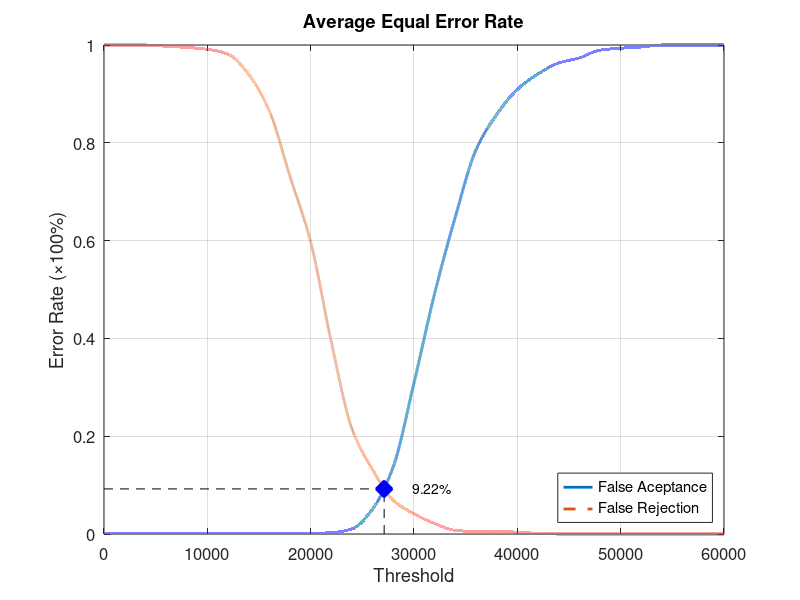
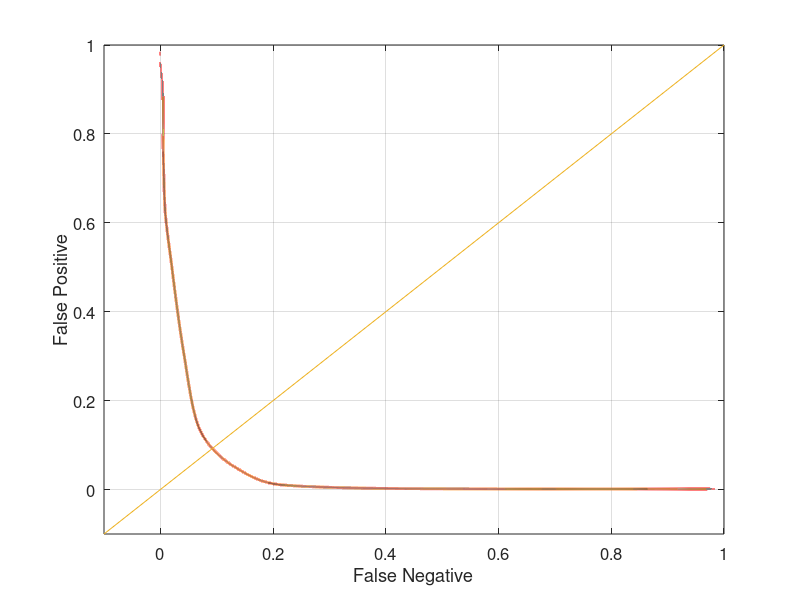

Source code (MATLAB) for these figures, in order:
function yEER = Experiment3Average
close all;
clear;
clc;
x = 0:2000:60000;
xq = 0:0.5:60000;

y0 = [0 0.00131579 0.00131579 0.00131579 0.00131579 0.00131579 0.00131579 0.00131579 0.00131579 0.00131579 0.00131579 0.00263158 0.0105263 0.0513158 0.138158 0.309211 0.492105 0.648684 0.785526 0.857895 0.909211 0.940789 0.963158 0.973684 0.989474 0.993421 0.996053 1 1 1 1];
yy0 = interp1(x, y0, xq, 'pchip');
y1 = [1 1 1 0.9975 0.995 0.99125 0.98125 0.94 0.865 0.73125 0.5975 0.3925 0.215 0.13125 0.06875 0.04125 0.02125 0.0075 0.005 0.005 0.00375 0.00125 0 0 0 0 0 0 0 0 0];
yy1 = interp1(x, y1, xq, 'pchip');

% Calculating EER: 
y2 = abs(y0 - y1);
find(y2 == min(y2))
yy2 = abs(yy0 - yy1);
xEER = find(yy2 == min(yy2));
xEERIndex = xq(xEER) % X-axis EER
yEER = yy0(xEER) % Y-axis EER

main = figure
plot(xq, yy0,'-','LineWidth', 2);	hold on
plot(xq, yy1,'--','LineWidth', 2);	hold on
plot([xEERIndex xEERIndex], [0 yEER], 'k--');	hold on
plot([0 xEERIndex], [yEER yEER], 'k--');	hold on
plot(xEERIndex, yEER, 'bx', 'LineWidth', 10);	hold on
text(xEERIndex + 10 * xEERIndex / 100, yEER, [num2str(round((10000 * yEER)) / 100) '%'])
legend('False Aceptance', 'False Rejection', 'Location', 'SouthEast')
xlabel('Threshold')
ylabel('Error Rate (\times100%)')
title('Average Equal Error Rate')
set(gca, 'FontSize', 12)
axis([0 60000 0 1])
grid on

print(main, 'Experiment3AverageMain', '-dpng');
FNRxFPR = figure('Color', [1 1 1]);
plot(yy1, yy0, '-', yy1, yy0, 'LineWidth', 2);
hold on
y = -0.1:0.1:1
plot(y, y); 
set(gca, 'FontSize', 12)
xlabel('False Negative')
ylabel('False Positive')
axis([-0.1 1 -0.1 1])
set(gca, 'FontSize', 12)
grid on

print(FNRxFPR, 'Experiment3AverageFNRxFPR','-dpng');
end
